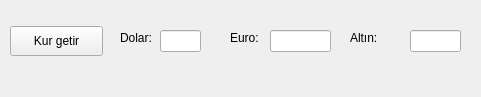
<?xml version="1.0" encoding="UTF-8"?>
<ui version="4.0">
 <class>MainWindow</class>
 <widget class="QMainWindow" name="MainWindow">
  <property name="geometry">
   <rect>
    <x>0</x>
    <y>0</y>
    <width>481</width>
    <height>97</height>
   </rect>
  </property>
  <property name="windowTitle">
   <string>Kurgöster</string>
  </property>
  <widget class="QWidget" name="centralwidget">
   <widget class="QLabel" name="d_labe">
    <property name="geometry">
     <rect>
      <x>120</x>
      <y>30</y>
      <width>53</width>
      <height>16</height>
     </rect>
    </property>
    <property name="text">
     <string>Dolar:</string>
    </property>
   </widget>
   <widget class="QLabel" name="e_label">
    <property name="geometry">
     <rect>
      <x>230</x>
      <y>30</y>
      <width>53</width>
      <height>16</height>
     </rect>
    </property>
    <property name="text">
     <string>Euro:</string>
    </property>
   </widget>
   <widget class="QLabel" name="a_label">
    <property name="geometry">
     <rect>
      <x>350</x>
      <y>30</y>
      <width>53</width>
      <height>16</height>
     </rect>
    </property>
    <property name="text">
     <string>Altın:</string>
    </property>
   </widget>
   <widget class="QLineEdit" name="d_text">
    <property name="geometry">
     <rect>
      <x>160</x>
      <y>30</y>
      <width>41</width>
      <height>22</height>
     </rect>
    </property>
   </widget>
   <widget class="QLineEdit" name="e_text">
    <property name="geometry">
     <rect>
      <x>270</x>
      <y>30</y>
      <width>61</width>
      <height>22</height>
     </rect>
    </property>
   </widget>
   <widget class="QLineEdit" name="a_text">
    <property name="geometry">
     <rect>
      <x>410</x>
      <y>30</y>
      <width>51</width>
      <height>22</height>
     </rect>
    </property>
   </widget>
   <widget class="QPushButton" name="kurgetirButton">
    <property name="geometry">
     <rect>
      <x>10</x>
      <y>26</y>
      <width>93</width>
      <height>30</height>
     </rect>
    </property>
    <property name="text">
     <string>Kur getir</string>
    </property>
   </widget>
  </widget>
 </widget>
 <resources/>
 <connections/>
</ui>
